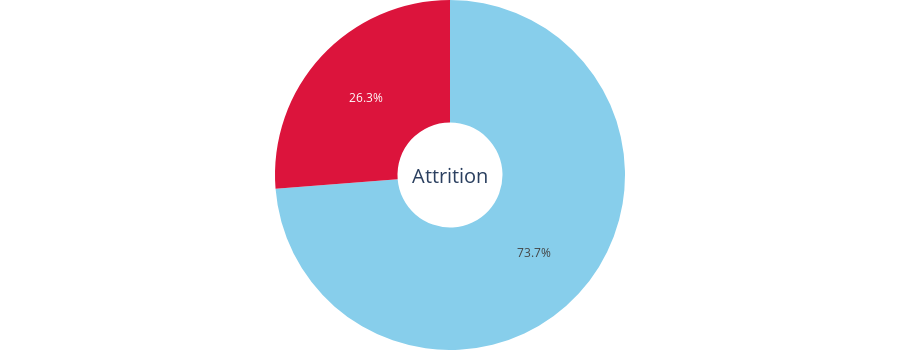

The notebook cell this image was saved under:
### Code cell
colors = ['skyblue','crimson']
doughnut_attrition = go.Figure(data=[go.Pie(labels=attrition_df['Churn'].tolist(), values=attrition_df['customerID'].tolist(), hole=.3)])
doughnut_attrition.update_layout(showlegend=False,autosize=True,annotations=[dict(text='Attrition',  font_size=20, showarrow=False)],margin=dict(t=0,b=0,l=0,r=0),height=350,colorway=colors)

### Figure 1 — Plotly figure (JSON) as saved in the notebook; plotly's stock layout.template omitted (floating-point values rounded to 4 significant figures)
{"data": [{"hole": 0.3, "labels": ["No", "Yes"], "type": "pie", "values": [1654, 589]}], "layout": {"annotations": [{"font": {"size": 20}, "showarrow": false, "text": "Attrition"}], "autosize": true, "colorway": ["skyblue", "crimson"], "height": 350, "margin": {"b": 0, "l": 0, "r": 0, "t": 0}, "showlegend": false}}
